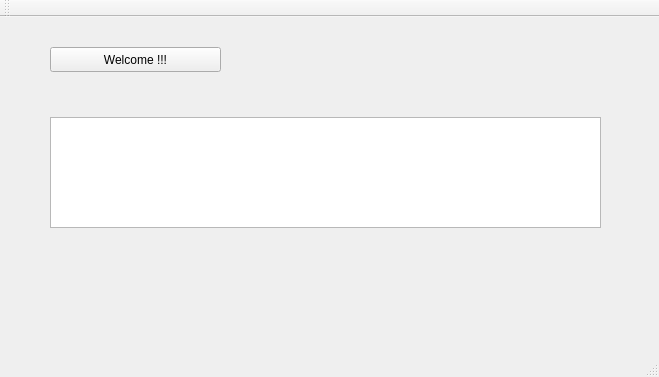
<?xml version="1.0" encoding="UTF-8"?>
<ui version="4.0">
 <class>MainWindow</class>
 <widget class="QMainWindow" name="MainWindow">
  <property name="geometry">
   <rect>
    <x>0</x>
    <y>0</y>
    <width>659</width>
    <height>377</height>
   </rect>
  </property>
  <property name="windowTitle">
   <string>MainWindow</string>
  </property>
  <widget class="QWidget" name="centralWidget">
   <widget class="QPushButton" name="my1st_button">
    <property name="geometry">
     <rect>
      <x>50</x>
      <y>30</y>
      <width>171</width>
      <height>25</height>
     </rect>
    </property>
    <property name="text">
     <string>Welcome !!!</string>
    </property>
   </widget>
   <widget class="QTextEdit" name="textEdit">
    <property name="geometry">
     <rect>
      <x>50</x>
      <y>100</y>
      <width>551</width>
      <height>111</height>
     </rect>
    </property>
   </widget>
  </widget>
  <widget class="QMenuBar" name="menuBar">
   <property name="geometry">
    <rect>
     <x>0</x>
     <y>0</y>
     <width>659</width>
     <height>22</height>
    </rect>
   </property>
  </widget>
  <widget class="QToolBar" name="mainToolBar">
   <attribute name="toolBarArea">
    <enum>TopToolBarArea</enum>
   </attribute>
   <attribute name="toolBarBreak">
    <bool>false</bool>
   </attribute>
  </widget>
  <widget class="QStatusBar" name="statusBar"/>
 </widget>
 <layoutdefault spacing="6" margin="11"/>
 <resources/>
 <connections/>
</ui>
